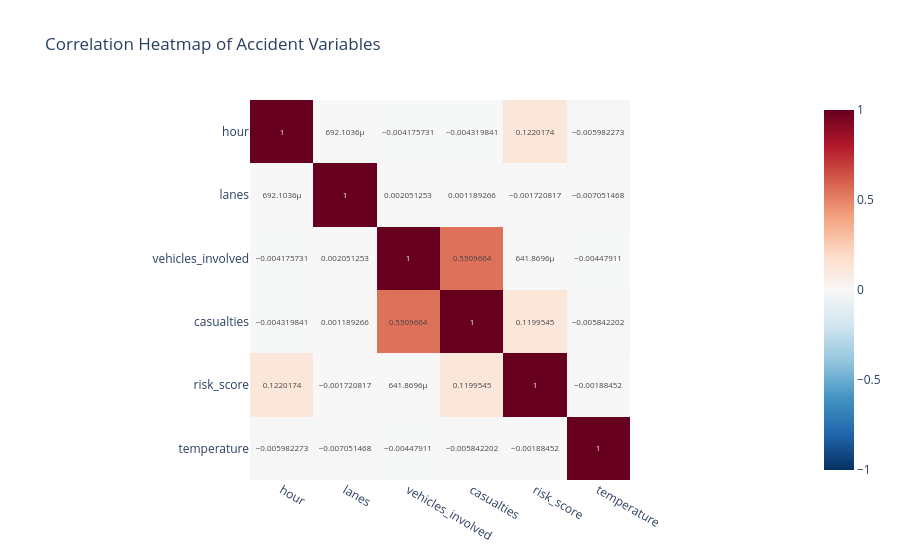

Notebook cell for this chart:
### Code cell
# 5. Heatmap: correlations between numeric accident measures
numeric_cols = ['hour','lanes','vehicles_involved','casualties','risk_score','temperature']
corr = df[numeric_cols].corr(numeric_only=True)
fig = px.imshow(corr, text_auto=True, color_continuous_scale='RdBu_r', zmin=-1, zmax=1, title='Correlation Heatmap of Accident Variables')
fig.show()

### Figure 1 — Plotly figure (JSON) as saved in the notebook; plotly's stock layout.template omitted (floating-point values rounded to 4 significant figures)
{"data": [{"coloraxis": "coloraxis", "hovertemplate": "x: %{x}<br>y: %{y}<br>color: %{z}<extra></extra>", "name": "0", "texttemplate": "%{z}", "type": "heatmap", "x": ["hour", "lanes", "vehicles_involved", "casualties", "risk_score", "temperature"], "xaxis": "x", "y": ["hour", "lanes", "vehicles_involved", "casualties", "risk_score", "temperature"], "yaxis": "y", "z": [[1.0, 0.0006921, -0.004176, -0.00432, 0.122, -0.005982], [0.0006921, 1.0, 0.002051, 0.001189, -0.001721, -0.007051], [-0.004176, 0.002051, 1.0, 0.551, 0.0006419, -0.004479], [-0.00432, 0.001189, 0.551, 1.0, 0.12, -0.005842], [0.122, -0.001721, 0.0006419, 0.12, 1.0, -0.001885], [-0.005982, -0.007051, -0.004479, -0.005842, -0.001885, 1.0]]}], "layout": {"coloraxis": {"autocolorscale": false, "cmax": 1, "cmin": -1, "colorscale": [[0, "rgb(5,48,97)"], [0.1, "rgb(33,102,172)"], [0.2, "rgb(67,147,195)"], [0.3, "rgb(146,197,222)"], [0.4, "rgb(209,229,240)"], [0.5, "rgb(247,247,247)"], [0.6, "rgb(253,219,199)"], [0.7, "rgb(244,165,130)"], [0.8, "rgb(214,96,77)"], [0.9, "rgb(178,24,43)"], [1, "rgb(103,0,31)"]]}, "title": {"text": "Correlation Heatmap of Accident Variables"}, "xaxis": {"anchor": "y", "constrain": "domain", "domain": [0, 1], "scaleanchor": "y"}, "yaxis": {"anchor": "x", "autorange": "reversed", "constrain": "domain", "domain": [0, 1]}}}
